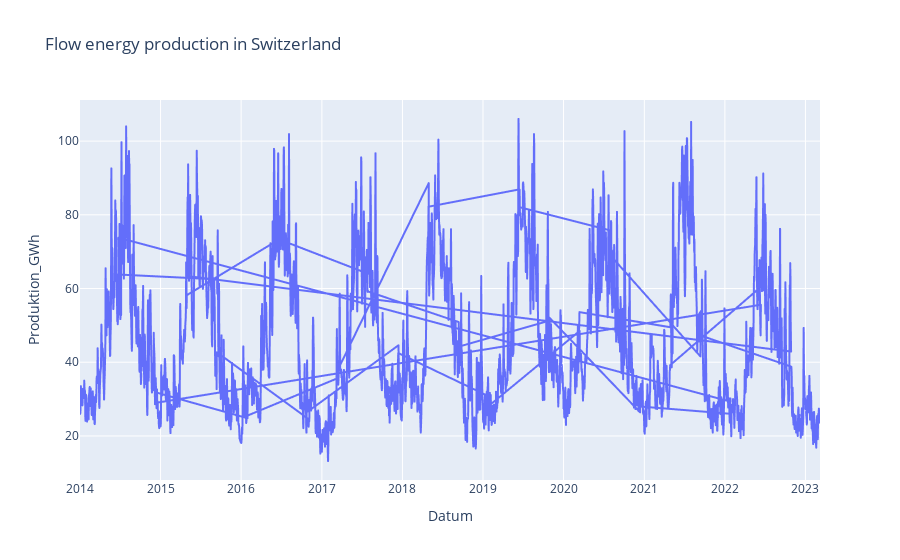

Notebook source saved alongside this figure:
### Code cell
df_flow.plot(kind='line', x='Datum', y='Produktion_GWh', title='Wind energy production in Switzerland')

### Figure 1 — Plotly figure (JSON) as saved in the notebook; plotly's stock layout.template omitted (floating-point values rounded to 4 significant figures; data arrays with more than 128 entries replaced by an {"elided": "..."} marker saying what was removed)
{"data": [{"hovertemplate": "Datum=%{x}<br>Produktion_GWh=%{y}<extra></extra>", "legendgroup": "", "line": {"color": "#636efa", "dash": "solid"}, "marker": {"symbol": "circle"}, "mode": "lines", "name": "", "showlegend": false, "type": "scattergl", "x": {"elided": "3354 str values"}, "xaxis": "x", "y": {"elided": "3354 float values"}, "yaxis": "y"}], "layout": {"legend": {"tracegroupgap": 0}, "title": {"text": "Flow energy production in Switzerland"}, "xaxis": {"anchor": "y", "domain": [0, 1], "title": {"text": "Datum"}}, "yaxis": {"anchor": "x", "domain": [0, 1], "title": {"text": "Produktion_GWh"}}}}
